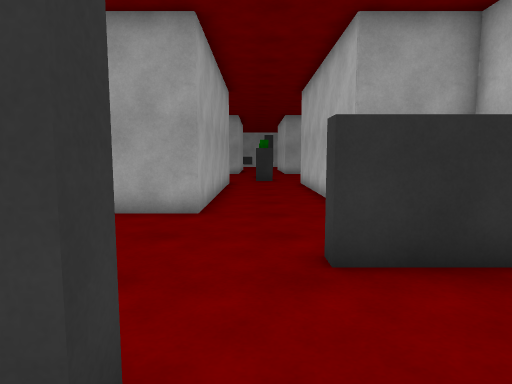
view 1 (above)

24 first-person views from a walk through a Unity game level. The camera is 1.3 m above the floor, tilts 6° down and sees 75° across. The floor is counted in squares, 0.9 m on a side. Each view is taken from the middle of a square. On the plan, view 1 faces up. The plan holds only what a view shows up to about 15 squares ahead; the rest is blank. The player character is not drawn.

view 2
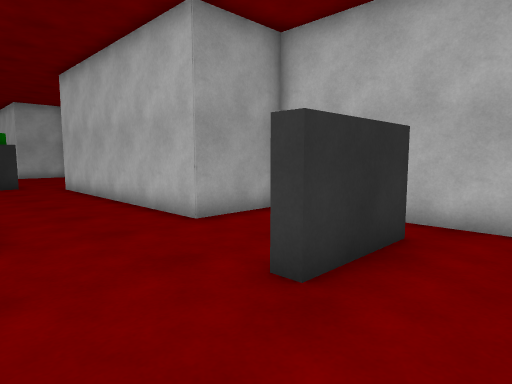

view 3
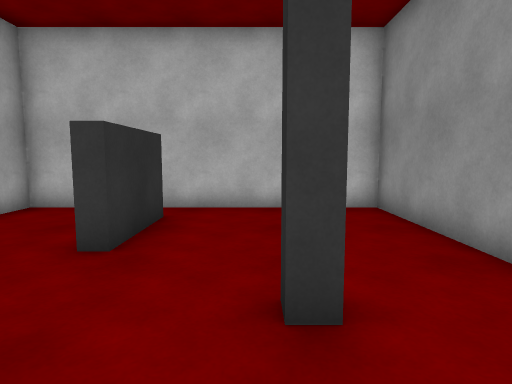

view 4
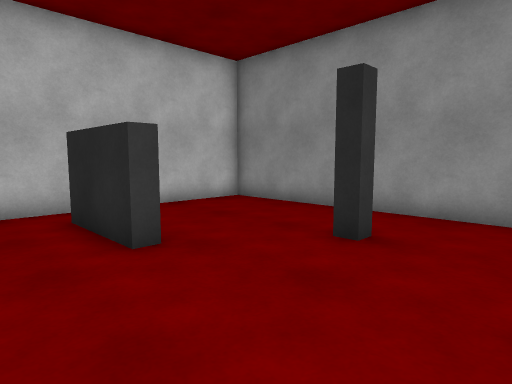

view 5
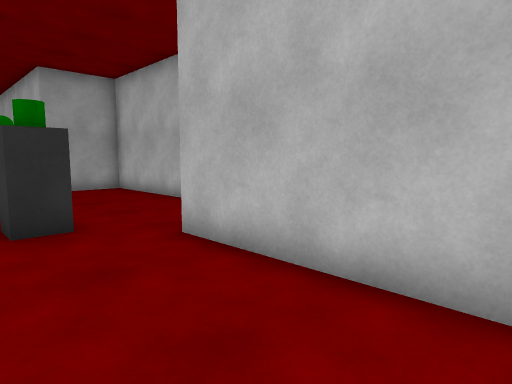

view 6
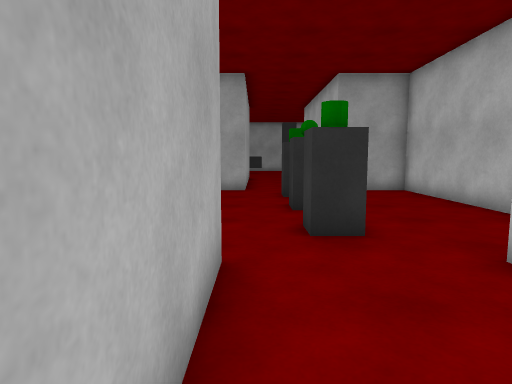

view 7
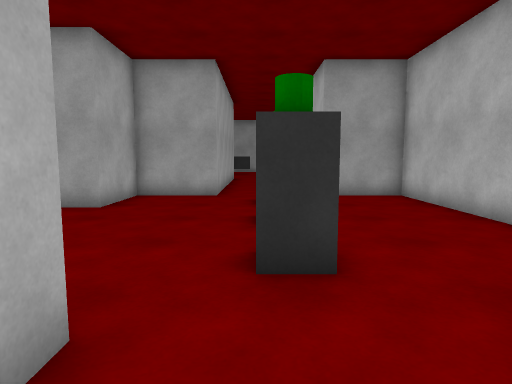

view 8
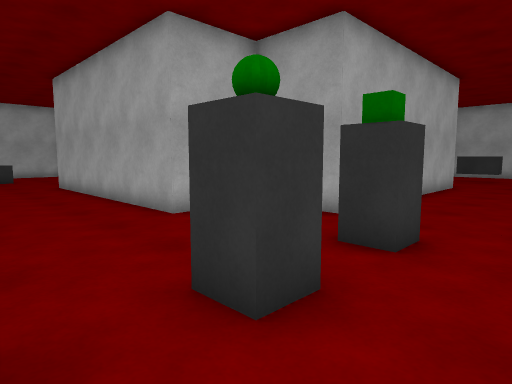

view 9
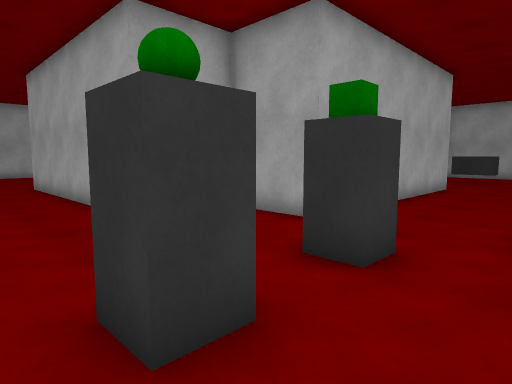

view 10
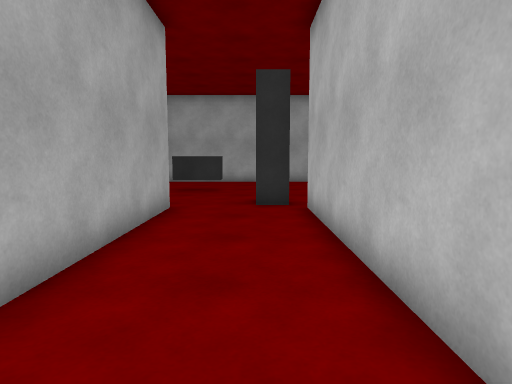

view 11
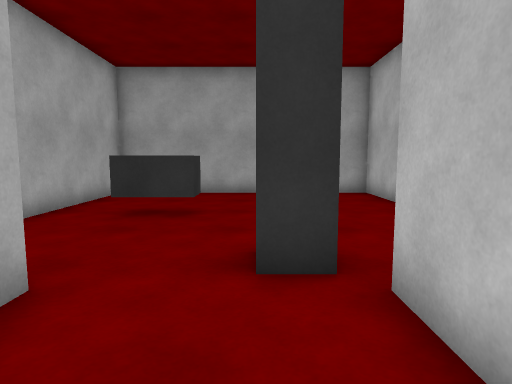

view 12
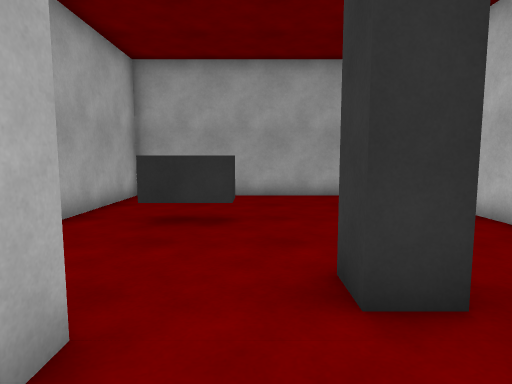

view 13
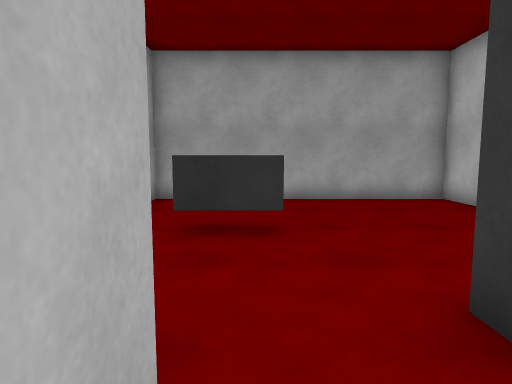

view 14
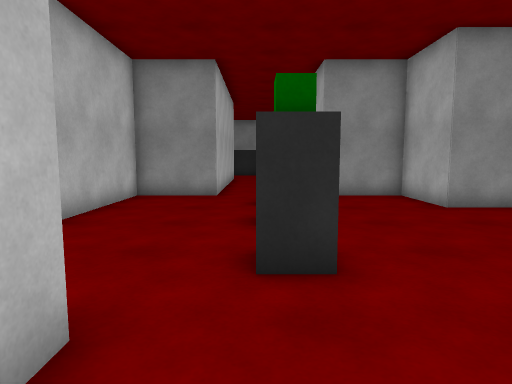

view 15
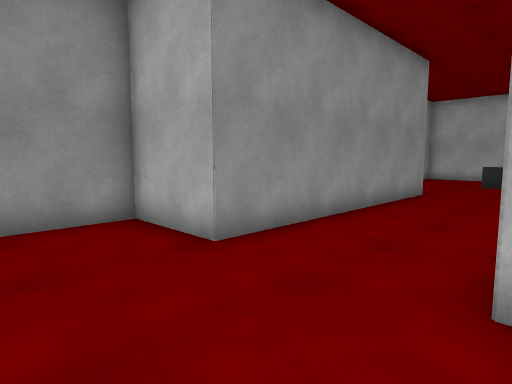

view 16
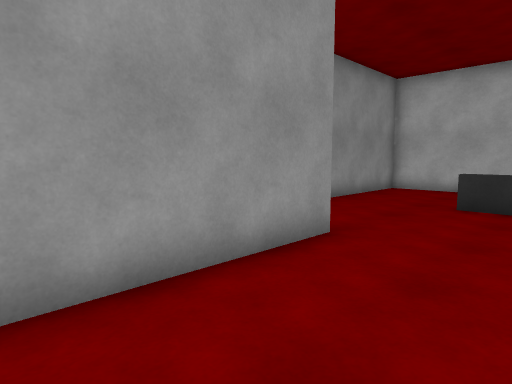

view 17
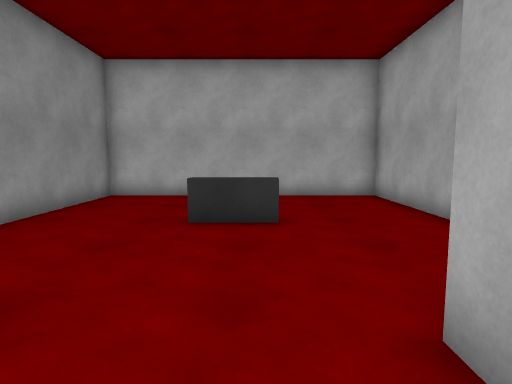

view 18
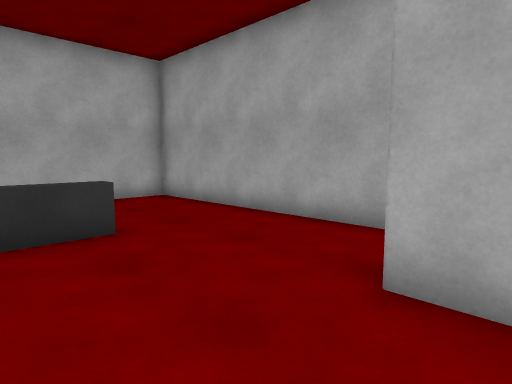

view 19
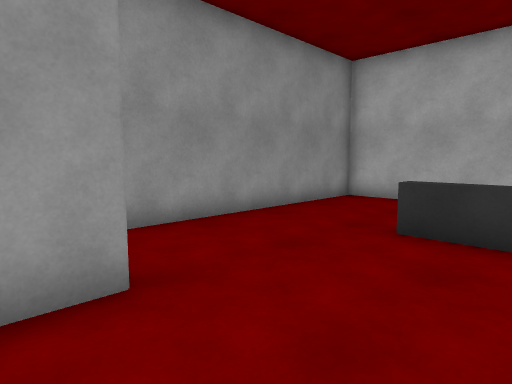

view 20
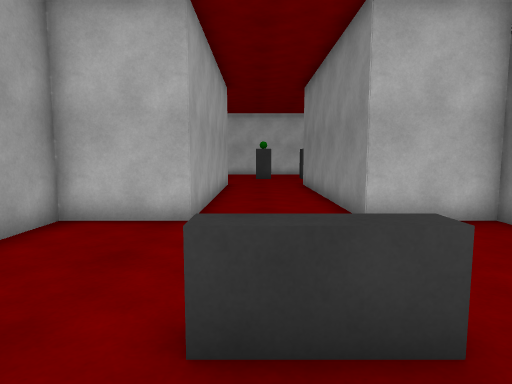

view 21
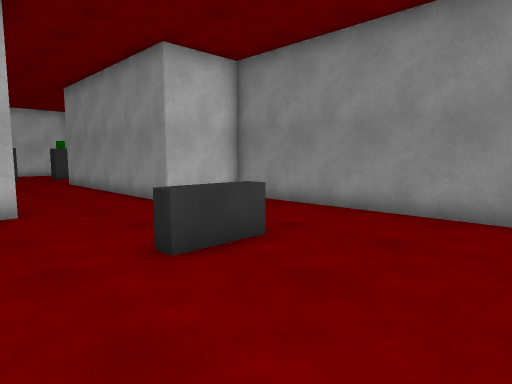

view 22
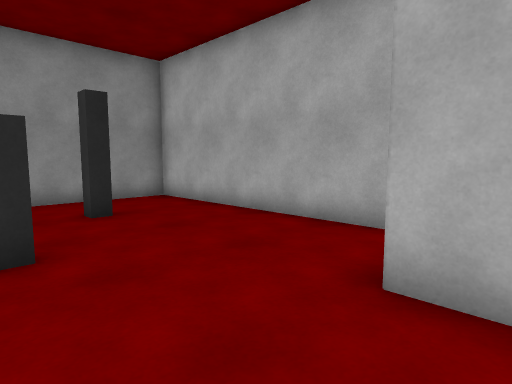

view 23
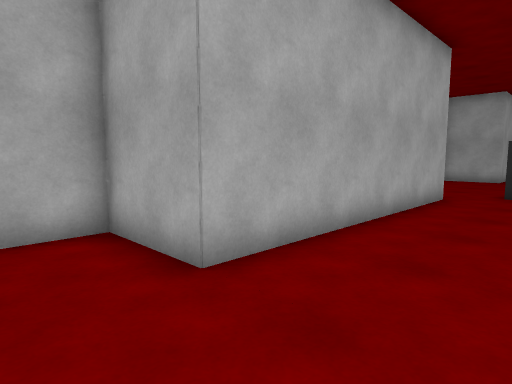

view 24
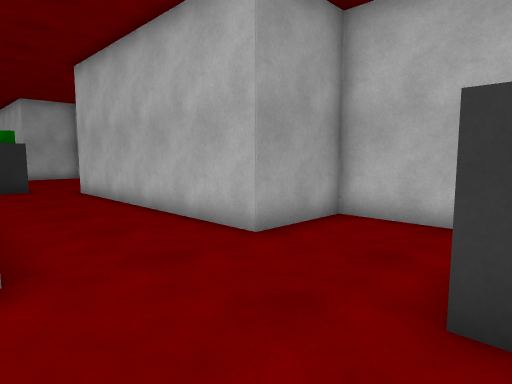

### Floor plan
Points are (right, up) in squares from view 1. A wall is a line through its corners. A room is listed if a view was taken in it or the views show most of it. See-through windows are left out.
Room 1 (views 1, 2, 3, 4, 5, 6, 7, 8, 9, 10, 11, 12, 13, 14, 15, 16, 17, 18, 19, 20, 21, 22, 23, 24)
walls: (-1.5, 18.6) (-1.5, 8.5) (-4.5, 8.5) (-4.5, -1.5) (5.5, -1.5) (5.5, 8.5) (2.5, 8.5) (2.5, 18.5) (5.5, 18.5) (5.5, 28.5) (3.1, 28.5); (2.5, 28.5) (2.5, 29.2); (2.5, 30.8) (2.5, 38.5); (4, 4.2) (1, 4.2) (1, 4.7) (4, 4.7); (-1.3, 1.7) (-0.7, 1.7) (-0.7, 1.2) (-1.3, 1.2) (-1.3, 1.7); (-1.5, 38.6) (-1.5, 28.5) (-4.5, 28.5) (-4.5, 25.5) (-14.5, 25.5) (-14.5, 28.5) (-24.5, 28.5) (-24.5, 18.5) (-14.5, 18.5) (-14.5, 21.5) (-4.5, 21.5) (-4.5, 18.5) (-1.9, 18.5); (2.1, 39) (1, 39)
low walls: (-19.8, 22.4) (-19.8, 24.5) (-19.3, 24.5) (-19.3, 22.5)
ways out: opening at (-0.5, 39)
objects: block (0, 20) to (1, 21); block (0, 23) to (1, 24); block (0, 26) to (1, 27)

Where each view was taken, in squares from view 1:
view 1: 0 up, 0 right, facing up
view 2: 2 up, 2 left, facing up-right
view 3: 2 up, 4 left, facing right
view 4: 7 up, 4 left, facing down-right
view 5: 13 up, 1 left, facing up-right
view 6: 14 up, 1 left, facing up
view 7: 16 up, 0 right, facing up
view 8: 21 up, 3 right, facing up-left
view 9: 22 up, 3 right, facing up-left
view 10: 29 up, 1 right, facing up
view 11: 35 up, 1 right, facing up
view 12: 36 up, 0 right, facing up
view 13: 37 up, 1 left, facing up
view 14: 31 up, 1 right, facing down
view 15: 26 up, 1 left, facing down-left
view 16: 25 up, 9 left, facing down-left
view 17: 24 up, 12 left, facing left
view 18: 22 up, 13 left, facing up-left
view 19: 25 up, 13 left, facing down-left
view 20: 24 up, 22 left, facing right
view 21: 27 up, 24 left, facing down-right
view 22: 10 up, 2 right, facing down-left
view 23: 6 up, 2 right, facing up-left
view 24: 4 up, 2 left, facing up-right
